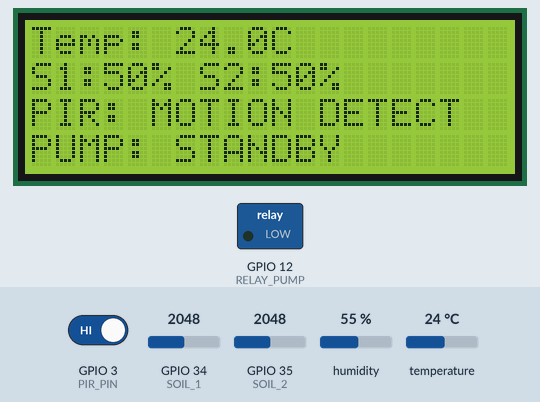
Simulated run of this sketch. Board: ESP32. Parts: 20×4 character LCD, switched loads named in the sketch (green lamp = pin HIGH). The inputs (shaded band) are chosen by the test bench; at power-on: GPIO 34 (SOIL_1) = 2048, GPIO 35 (SOIL_2) = 2048, GPIO 3 (PIR_PIN) HIGH, humidity 55 %, temperature 24 °C.

Above: at 3.2 s.
3.3 s: GPIO 34 (SOIL_1) set to 1285
At 5.0 s:
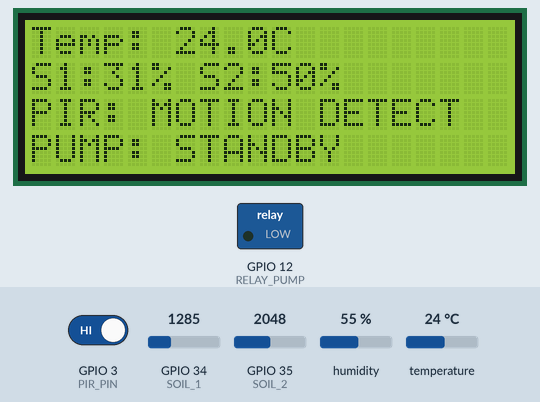
5.7 s: GPIO 34 (SOIL_1) set to 1202
At 7.0 s:
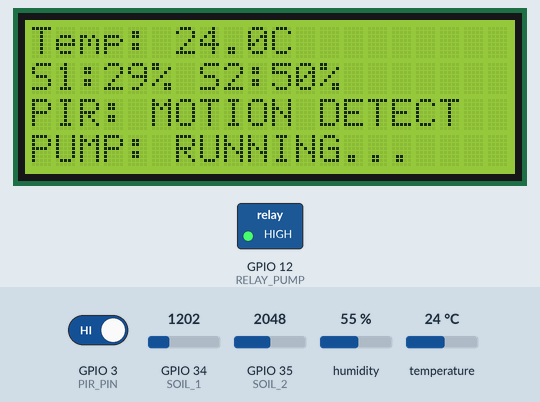
7.9 s: GPIO 35 (SOIL_2) set to 426
At 9.7 s:
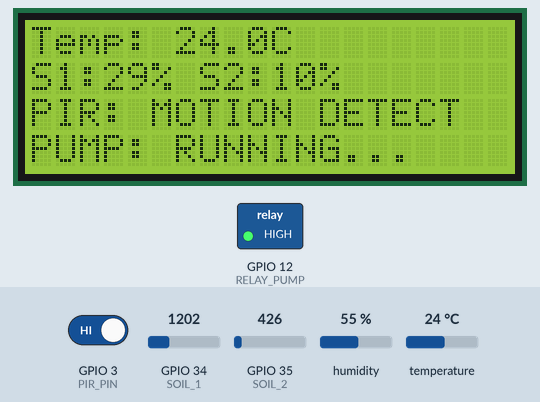
10.0 s: GPIO 35 (SOIL_2) set to 379
At 11.7 s:
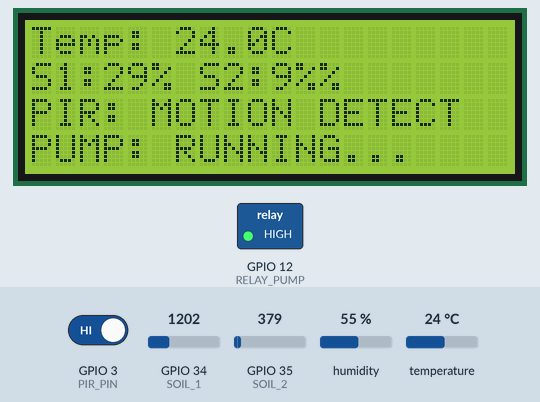
12.2 s: GPIO 3 (PIR_PIN) driven LOW
At 13.4 s:
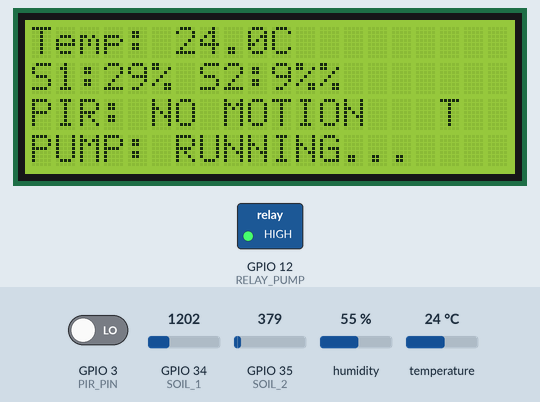
14.3 s: GPIO 35 (SOIL_2) set to 1228
At 16.3 s:
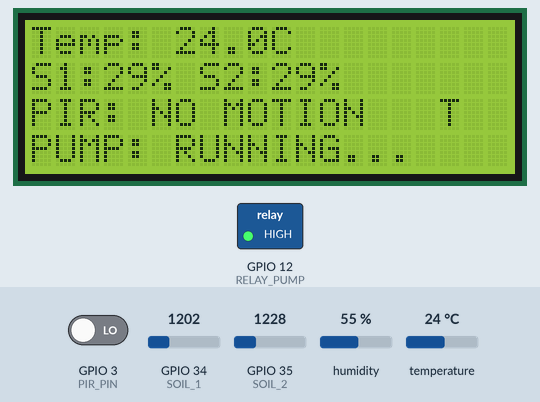
Timing chart, 0 to 17.4 s (numbered marks = the images above; inputs shaded):
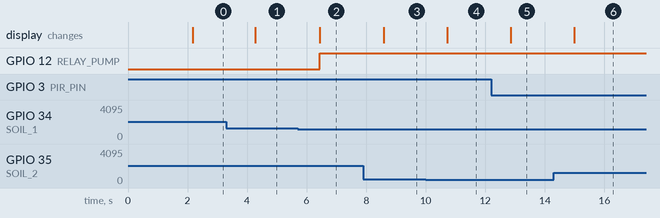

Measured:
- the behaviour switches between 1229 and 1228 on GPIO 34 (SOIL_1) (found by bisection; images 1 and 2)
- the behaviour switches between 410 and 409 on GPIO 35 (SOIL_2) (found by bisection; images 3 and 4)
- after the input at 3.3 s, the display: changes after 0.97 s (image 1)
- after the input at 5.7 s, GPIO 12 (RELAY_PUMP): LOW → HIGH after 0.74 s; the display: changes after 0.75 s (image 2)
- after the input at 7.9 s, the display: changes after 0.69 s (image 3)
- after the input at 10.0 s, the display: changes after 0.72 s (image 4)
- after the input at 12.2 s, the display: changes after 0.66 s (image 5)
- after the input at 14.3 s, the display: changes after 0.69 s (image 6)

The sketch:

sketch_sep17a1.ino
```cpp
#include <Wire.h>
#include <LiquidCrystal_I2C.h>
#include <DHT.h>

// PIN DEFINITIONS (Matching your latest screenshot)
#define I2C_SDA 2      // GPIO 2
#define I2C_SCL 1      // GPIO 1
#define DHTPIN 4       // GPIO 4
#define DHTTYPE DHT11
#define SOIL_1 34      // GPIO 34
#define SOIL_2 35      // GPIO 35
#define PIR_PIN 3      // GPIO 3 (PIR is connected to D3 in your image)
#define RELAY_PUMP 12  // GPIO 12

DHT dht(DHTPIN, DHTTYPE);

// Try 0x27 first. IF BLANK, change 0x27 to 0x3F below.
LiquidCrystal_I2C lcd(0x27, 20, 4);

void setup() {
  // CRITICAL: Initialize I2C with the specific pins from your schematic
  Wire.begin(I2C_SDA, I2C_SCL);

  lcd.init();
  lcd.backlight();
  dht.begin();

  pinMode(PIR_PIN, INPUT);
  pinMode(RELAY_PUMP, OUTPUT);

  lcd.setCursor(2, 0);
  lcd.print("SOLAR IRRIGATION");
  lcd.setCursor(4, 1);
  lcd.print("SYSTEM ONLINE");
  delay(2000);
  lcd.clear();
}

void loop() {
  float h = dht.readHumidity();
  float t = dht.readTemperature();
  int rawSoil1 = analogRead(SOIL_1);
  int rawSoil2 = analogRead(SOIL_2);
  int motion = digitalRead(PIR_PIN);

  // ESP32 uses 12-bit ADC (0-4095)
  int p1 = map(rawSoil1, 0, 4095, 0, 100);
  int p2 = map(rawSoil2, 0, 4095, 0, 100);

  // Display Updates
  lcd.setCursor(0, 0);
  lcd.print("Temp: "); lcd.print(t, 1); lcd.print("C");

  lcd.setCursor(0, 1);
  lcd.print("S1:"); lcd.print(p1); lcd.print("% S2:"); lcd.print(p2); lcd.print("%");

  lcd.setCursor(0, 2);
  lcd.print("PIR: "); lcd.print(motion ? "MOTION DETECT" : "NO MOTION   ");

  lcd.setCursor(0, 3);
  lcd.print("PUMP: ");
  if (p1 < 30 || p2 < 30) {
    digitalWrite(RELAY_PUMP, HIGH);
    lcd.print("RUNNING... ");
  } else {
    digitalWrite(RELAY_PUMP, LOW);
    lcd.print("STANDBY    ");
  }

  delay(1000);
}
```
